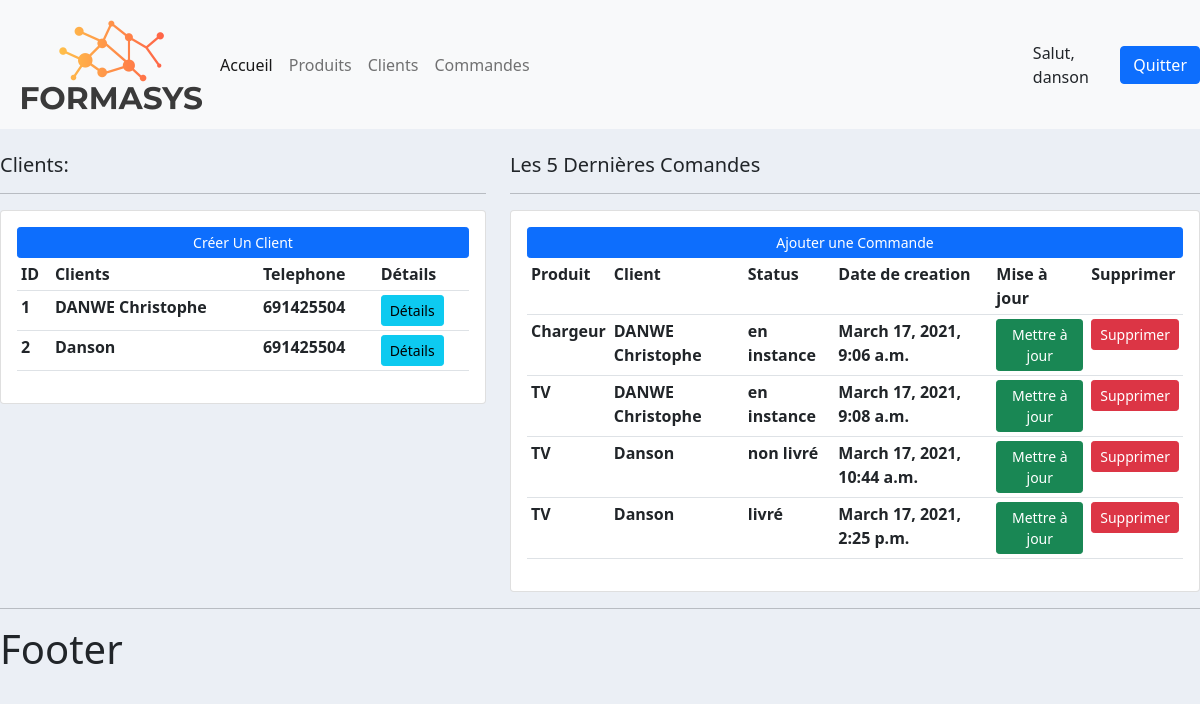
The app's page / (signed in) with its own data.
### client/models.py (models this page shows)
class Client(models.Model):
    nom = models.CharField(max_length=200, null=True)
    telephone = models.CharField(max_length=200,null=True)
    date_creation = models.DateTimeField(auto_now_add=True)
    def __str__(self):
        return self.nom

### commande/models.py (models this page shows, shortened)
class Commande(models.Model):
    STATUS = (('en instance', 'en instance'),
              ('non livré', 'non livré'),
              ('livré', 'livré'))
    client = models.ForeignKey(Client, null=True, on_delete=models.SET_NULL)
    produit = models.ForeignKey(Produit, null=True,on_delete=models.SET_NULL)
    status = models.CharField(max_length=200, null=True, choices=STATUS)
    date_creation = models.DateTimeField(auto_now_add=True)

### produit/models.py (models this page shows)
class Produit(models.Model):
    nom = models.CharField(max_length=200, null=True)
    prix = models.FloatField(null=True)
    date_creation = models.DateTimeField(auto_now_add=True)
    tag = models.ManyToManyField(Tag)
    def __str__(self):
        return self.nom

### produit/views.py (the view)
# urls.py: 2. Add a URL to urlpatterns:  path('', views.home, name='home')
@login_required(login_url='login')
def home(request):
    commandes = Commande.objects.all()
    clients = Client.objects.all()
    context = {'commandes':commandes, 'clients':clients}
    return render(request,'produit/accueil.html', context)

### templates/produit/accueil.html
{% extends 'main.html' %}
{% block content %}
<br>
<div class="row">
	<div class="col-md-5">
		<h5>Clients:</h5>
		<hr>
		<div class="card card-body">
			<a class="btn btn-primary  btn-sm btn-block" href="">Créer Un Client</a>
			<table class="table table-sm">
				<tr>
					<th>ID</th>
					<th>Clients</th>
					<th>Telephone</th>
					<th>Détails</th>
				</tr>
				{% for client in clients %}
				<tr>
				<th> {{ client.id }}</th>
				<th> {{ client.nom }}</th>
				<th>{{ client.telephone }}</th>
				<th><a class="btn btn-sm btn-info" href="{% url 'client' client.id %}"> Détails</a></th>
				</tr>
					{% endfor %}
			</table>
		</div>
	</div>
	<div class="col-md-7">
		<h5>Les 5 Dernières Comandes</h5>
		<hr>
		<div class="card card-body">
			<a class="btn btn-primary  btn-sm btn-block" href="{% url 'ajout_commande' %}">Ajouter une Commande</a>
			<table class="table table-sm">
				<tr>
					<th>Produit</th>
					<th>Client</th>
					<th>Status</th>
					<th>Date de creation</th>
					<th>Mise à jour</th>
					<th>Supprimer</th>
				</tr>
				{% for commande in commandes %}
				<tr>
				<th>{{ commande.produit }}</th>
				<th>{{ commande.client }}</th>
				<th>{{ commande.status }}</th>
				<th>{{ commande.date_creation }}</th>
				<th><a class="btn btn-sm btn-success" href="{% url 'modifier_commande' commande.id %}"> Mettre à jour</a></th>
				<th><a class="btn btn-sm btn-danger" href="{% url 'supprimer_commande' commande.id %}"> Supprimer</a></th>
				</tr>
					{% endfor %}
			</table>
		</div>
	</div>
</div>
{% endblock content%}

### templates/main.html (shortened to what this page needs)
{% load static %}
<!DOCTYPE html>
<html lang="en">
<head>
<link href="https://cdn.jsdelivr.net/npm/bootstrap@5.0.0-beta2/dist/css/bootstrap.min.css" rel="stylesheet">
<link rel="stylesheet" type="text/css" href="{% static 'css/main.css' %}">
</head>
<body>
{% block navbar %}
{% include 'base/navbar.html' %}
{% endblock %}
{% block content %}
{% endblock %}
<hr>
<h1> Footer </h1>
</body>
</html>

### templates/base/navbar.html (shortened to what this page needs)
{% load static %}
<nav class="navbar navbar-expand-lg navbar-light bg-light">
  <div class="container-fluid">
    <img src="{% static 'images/logo.png' %}">
    <div class="collapse navbar-collapse" id="navbarNav">
      <ul class="navbar-nav">
        <li class="nav-item">
          <a class="nav-link active" aria-current="page" href="{% url 'accueil' %}">Accueil</a>
        </li>
        <li class="nav-item">
          <a class="nav-link" href="#">Produits</a>
        </li>
        <li class="nav-item">
          <a class="nav-link" href="#">Clients</a>
        </li>
          <li class="nav-item">
          <a class="nav-link" href="#">Commandes</a>
        </li>
      </ul>
    </div>
  </div>
    <span>Salut, {{ request.user }}</span>
  <span><a href="{% url 'logout' %}"><button type="button" class="btn btn-primary">Quitter</button></a></span>
</nav>

### static/css/main.css (style rules this page uses)
body { background-color: #ebeff5; }

### records on screen
Client: id "1", nom "DANWE Christophe", telephone "691425504"
Client: id "2", nom "Danson", telephone "691425504"
Commande: produit "Chargeur", client "DANWE Christophe", status "en instance", date_creation "March 17, 2021, 9:06 a.m."
Commande: produit "TV", client "DANWE Christophe", status "en instance", date_creation "March 17, 2021, 9:08 a.m."
Commande: produit "TV", client "Danson", status "non livré", date_creation "March 17, 2021, 10:44 a.m."
Commande: produit "TV", client "Danson", status "livré", date_creation "March 17, 2021, 2:25 p.m."

### other values on screen
{{ request.user }} "danson"
